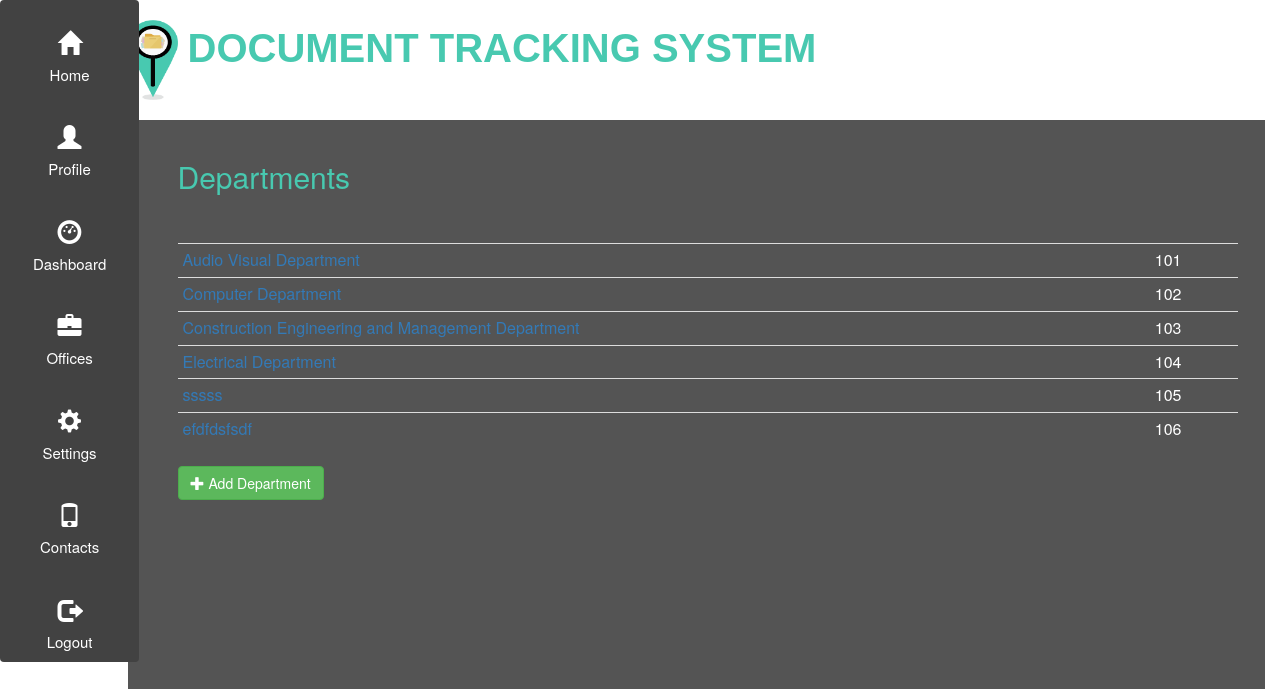
/Home/dept/1, run on the app's committed database.
### tables this page shows
CREATE TABLE `department` (
  `department_id` int(3) NOT NULL,
  `department_desc` varchar(200) NOT NULL,
  `office_id` int(3) NOT NULL
);

### application/controllers/Home.php (called while the page is built, shortened)
<?php
class Home extends CI_Controller {
	public function __construct(){
                $this->load->helper(array('form', 'url'));
    }
		public function dept($office_id){
			$header_data['title']="Departments";
			$condition = array('office_id'=>$office_id);
			$this->load->model('dts_model');
			$hold = $this->dts_model->getDepartment2($condition);
			$data['dept'] = $hold;
			$data['office'] = $condition;
			$this->load->view('header2',$header_data);
			$this->load->view('header');
			$this->load->view('departments',$data);
			$this->load->view('footer');
		}
}

### index.php (called while the page is built, shortened)
<?php
require_once BASEPATH.'core/CodeIgniter.php';

### application/models/dts_model.php (called while the page is built, shortened)
<?php
	class dts_model extends CI_Model{
		public function getDepartment2($condition)
		{
			$this->db->select('*');
			$this->db->from('department');
			if ( isset($condition)) $this->db->where($condition);
			$query= $this->db->get();
			return $query-> result_array();
		}
	}
?>

### application/views/departments.php (the view, shortened to what this page needs)
<div class="container body">
		<div class="container red">
				<h2>Departments</h2><br />
				<br>
				<table class="table table-list-search table-hover table-condensed table-responsive ">
					<tbody>
						<?php foreach($dept as $department) :?>
						<tr>
							<td><a href="<?php echo site_url('Home/deptEmployees/'.$department["department_id"]); ?>"><?php echo $department["department_desc"]; ?></a></td>
							<td><?php echo $department["department_id"]; ?></td>
						</tr>
					<?php endforeach; ?>
					</tbody>
				</table>
				<a class="btn btn-success btn-md" data-toggle="modal" data-target="#add_dept" >
					<span class="glyphicon glyphicon-plus"></span> Add Department
				</a>
		</div>
</div>

### assets/css/modi.css (style rules this page uses)
body { background:url(http://[::1]/DTS/assets/images/1.jpg) no-repeat center center fixed; -webkit-background-size: cover; -moz-background-size: cover; -o-background-size: cover; background-size: cover; padding: 0px; margin: 0; }
.red { background-color: rgba(66,66,66,0.9); margin: 0px 10px 0px 65px; padding-left: 50px; padding-right: 50px; padding-top: 20px; padding-bottom:0px; max-width:1160px; min-height:1300px; }
h1, h2, h3, h4, h5, h6 { color:#48C9B0; }
.table { color: white; font-size: 16px; }

### data on the page
department: department_desc "Audio Visual Department", department_id "101"
department: department_desc "Computer Department", department_id "102"
department: department_desc "Construction Engineering and Management Department", department_id "103"
department: department_desc "Electrical Department", department_id "104"
department: department_desc "sssss", department_id "105"
department: department_desc "efdfdsfsdf", department_id "106"
